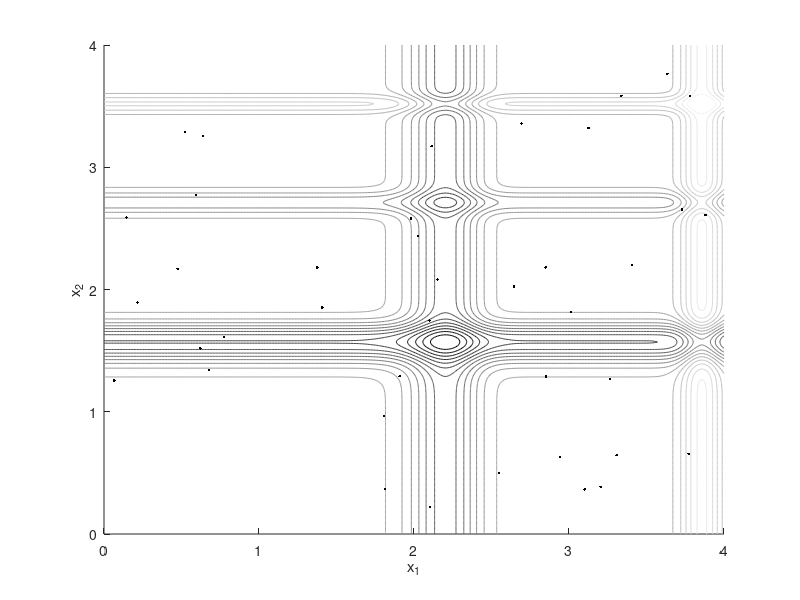
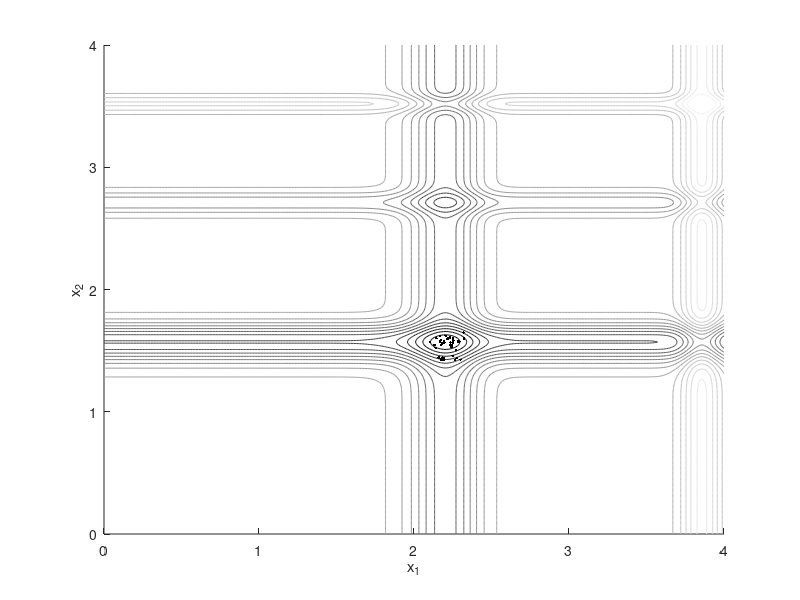
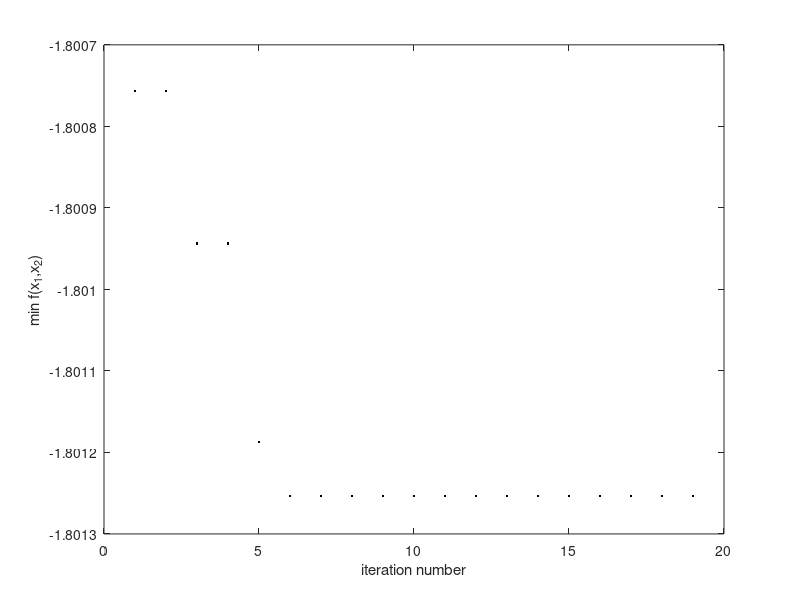

Write MATLAB code to recreate these figures, in order.
% Firefly Algorithm
% written by Mojtaba Eslami

clear all

alpha = .2;
gamma = 1;
beta = 1;

MaxGeneration = 20;
m = 40; % number of fireflies
X = 4*rand(2,m);

x = [0:0.01:4];
y = [0:0.01:4];
for i=1:length(x)
    for j=1:length(y)
        f(i,j) = -sin(y(j))*sin(y(j)^2/pi)^20-sin(x(i))*sin(2*x(i)^2/pi)^20;
    end
end

figure(1);clf;hold on
contour(x,y,f,20)
plot(X(1,:),X(2,:),'k.')
xlabel('x_1')
ylabel('x_2')
colormap(gray)
axis([0 4 0 4])

I_best = -1;

for k=1:length(X)
    I(k) = 1/(-sin(X(1,k))*(sin(X(1,k).^2/pi)).^20-sin(X(2,k))*(sin(2*X(2,k).^2/pi)).^20+2);
end

t = 1;
while t<MaxGeneration
    for i=1:m
        for j=1:m
            if I(j)>I(i)
                X(:,i) = X(:,i)+beta*exp(-gamma*norm(X(:,i)-X(:,j))^2)*(X(:,j)-X(:,i))+alpha*(rand(2,1)-.5);
                I(i) = 1/(-sin(X(1,i))*(sin(X(1,i).^2/pi)).^20-sin(X(2,i))*(sin(2*X(2,i).^2/pi)).^20+2);
            end
        end
    end
    
    index = find(I==max(I),1);
    
    
    if max(I)>I_best
        X_best = X(:,index);
        I_best = max(I);
        f_best(t) = -2+1/I_best;
    else
        f_best(t) = min(f_best);
    end
    
    X(:,index) = X(:,index)+2*(rand(2,1)-.5); % random movement of the best firefly
    
    t = t+1;
end

figure(2);clf;hold on
contour(x,y,f,20)
plot(X(1,:),X(2,:),'k.')
xlabel('x_1')
ylabel('x_2')
colormap(gray)
axis([0 4 0 4])

figure(3)
plot(f_best,'k.')
xlabel('iteration number')
ylabel('min f(x_1,x_2)')

X_best

